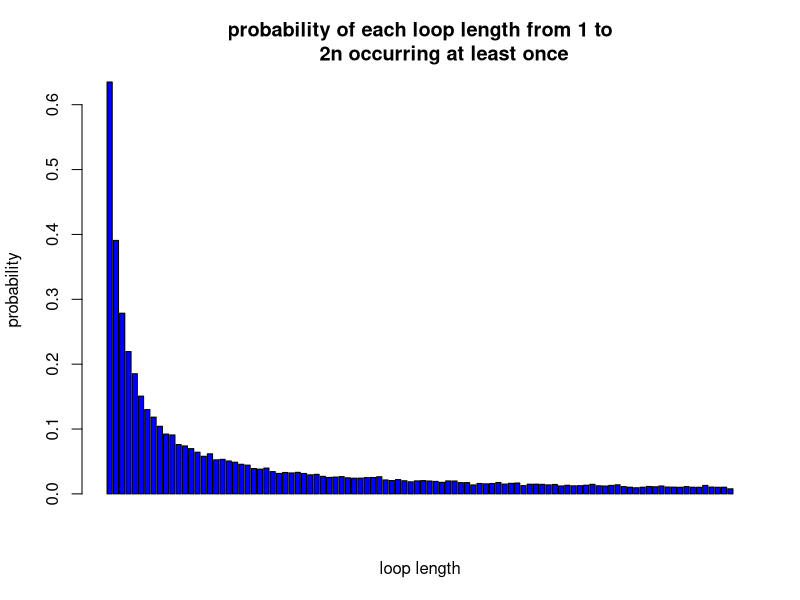

Source code (R):

#Aysu Ismayilova (s2295782)；Xiaoxian Zhang (s2287323)；Xiaolin Yan (s2326461)
# the link: https://github.com/EvelynYan123/Project_2.git
# Contributions: each of us contributed 1/3 of the job.

start <- Sys.time()#check running time

# Question 1
Pone <- function(n,k,strategy, nreps){ #A function to calculate the probability that one prisoner finds his number 
  #given n- number of tries(max number of boxes he can open), k-prisoner's number, the strategy and number of iterations
  N <- 2*n 
  results = rep(0,nreps)  #initialise vector of results
  if(strategy != 3){  #for strategies except strategy 3 (that is, 1 and 2)
    for(i in 1:nreps) {  #loop over nreps
      boxes = sample(1:N,N) #sample boxes
     #we have 2*n prisoners
      foundIt = 0 #initialise number of prisoners who found their numbers
      #loop over prisoners
        tries = 1
        if(strategy == 1){  #consider a strategy 1
          path = c(k) #keep track of the path of a prisoner
          inBox = boxes[k] # prisoner opens a box with his number
        }else if(strategy == 2){ #consider a strategy 2
          path = c(sample(1:N,1)) #sample random box  
          inBox = boxes[path]  #firstly prisoner opens a random box
        }
        while(tries <= n) { #prisoners can open at most n boxes
          path = c(path, inBox) 		#keep track of a path	 			
          if(inBox == k) { 	#check if the number inside of the box coincides with the prisoner's number		
            foundIt = foundIt + 1   #if yes then update foundIt
            break; 			} 
          else { 					
            inBox = boxes[inBox] 			} #if no, then follow this number in the next box
          tries = tries+1 		} 		 		#update number of tries
      
      results[i] = foundIt  #how many prisoners found their numbers
    }
  }else{ #strategy3
    for(i in 1:nreps) {
      inboxes <- sample(1:N,N)[1:n]  # we randomly choose n boxes with n cards in them
      results[i] <- match(k,inboxes) #check if the prisoner finds his number and repeat it nrep number of times and store each result in results[i]
                                     #if a prisoner finds his number it will be an integer, otherwise NA 
      results <- length(results[which(is.na(results)== FALSE)])#we count how many results are integers. In other words in nreps times of simulation how many times  
                                                               #a prisoner with number k found his number
    }       
  }
  
  prob = sum(results)/(nreps)
  
  return(prob)
}



# Question 2
Pall <- function(n, strategy, nreps){#A function to calculate the probability of all prisoners finding their numbers given #given n -number of tries(max of boxes they can open), the strategy and number of iterations
  N <- 2*n #number of prsioners
  results = rep(0,nreps) #initialising results to 0
  if(strategy != 3){ #consider a strategy different from 3, that is, strategies 1 and 2
    for(i in 1:nreps) { #loop over iterations
      boxes = sample(1:N,N) #sample boxes
      prisoners = 1:N #we have N prisoners
      foundIt = 0 #initialising number of prisoners who found their numbers to zero
      for(prisoner in prisoners) {#loop over all prisoners
        tries = 1 
        
        if(strategy == 1){ #consider strategy1
        path = c(prisoner) #keep track of a path of a prisoner
        inBox = boxes[prisoner] #prisoner opens the box with his number on it
        }else if(strategy == 2){ #consider strategy2
          path = c(sample(1:N,1)) #sample boxes
          inBox = boxes[path]#keep track of a path of a prisoner
        }
        
        while(tries <= n) { #while prisoner does not open at most n boxes
          path = c(path, inBox) #keep track of the path of a prisoner			 			
          if(inBox == prisoner) { 	#check if the card inside of a box coincides with the prisoner's number			
            foundIt = foundIt + 1 	#if yes, update	foundIt		
            break; 			} 
          else { 					
            inBox = boxes[inBox] 			} #if no, follow this number in the next box				
          tries = tries+1 		} 		#update tries 		
      }
      
      
      results[i] = foundIt #gives overall result of all prisoners who found their numbers 
    }
  }else{
    for(i in 1:nreps) {#loop over iterations
      prisoners <- 1:N #we have N prisoners
      temp <- numeric(N)#temporary
      
      for(j in prisoners){
        inboxes <- sample(1:N,N)[1:n]#we randomly choose n boxes with n cards in them
        temp[j] <- match(j,inboxes)#check if the jth prisoner finds his number and repeat it nreps times and store the result in temp
                                   #if the prisoner finds his number temp[j] will be an integer otherwise NA 
      }
      temp <- na.omit(temp) #drop all NA's 
      results[i] <- N-length(attributes(temp)$na.action) #N indicates the number of prisoners who did not find their number
                                                         #results shows how many prisoners found their numbers in ith simulation 
    }
    
    
  }
  
  prob = length(which(results==2*n))/nreps
  
  return(prob)
}


# Question 3
success_prob <- function(n,nreps){ 
  for (strategy in 1:3){ #loop over the strategies
    cat('In strategy', strategy,':',fill = TRUE)
    cat(" P(a single prisoner's success)=", {Pone(n,1,strategy,nreps)},fill = TRUE)
    cat(" P(all prisoners' success)=", {Pall(n,strategy,nreps)},fill = TRUE)
  }
}
success_prob(5,10000)
success_prob(50,10000)



# Question 4
# In case of n=50, in strategy 1, the probability of all prisoners getting free is roughly 31%, but in other two strategies, the probabilities that they will be free are 0.
# The probabilities of strategy 3 are almost 0 for all conditions.
# In case of smaller n, we have a lower probability when using strategy 2 than that of strategy 3 for all prisoners finding their numbers. 

# Question 5
dloop <- function(n, nreps){ #creating the function dloop that takes number of boxes and number of iterations
  count_0 = rep(0, n*2) # initialise vector of length 2*n
  
  for (reps in 1:nreps){ #loop over nreps
    count_1 = rep(0, n*2) #initialise vector counting length of a loop 
    boxes = sample(n*2,n*2) #sample boxes 
   
    
    iteration_num = c() #initialising vector of numbers we will perform iterations over
    for (k in 1:(2*n)){ #loop over 2*n boxes 
      cycles = c() 
      if ((k %in% iteration_num) == FALSE){  #check if k coincides with the numbers over which we perform iterations
        cycles = append(cycles, k) #if not then append this value to that loop
        next_box = boxes[k] #follow the prisoner's number in next box
        while (next_box != k){ #we append the next boxes to the cycle until in one of the boxes we find the prisoner's number
                               #if we find the number the cycle is closed and we are done
          cycles = append(cycles, next_box)  #add next box to the cycle
          next_box =boxes[next_box] 
        }
        count_1[length(cycles)]=count_1[length(cycles)]+1 # count  number of boxes in cycles
        iteration_num = append(iteration_num, cycles) 
      }
    }
    index_0 = grep(0, count_1)
    count_0[index_0]=count_0[index_0]+1
  }
  prob_0 <- count_0/nreps #probability of a non-repeated loops (0 time)
  prob_1 <- 1- prob_0 #probability of an each loop 1:2n at least once
  return(prob_1)
}



# Question 6
prob <- dloop(50, 10000) 
barplot(prob,ylab = 'probability',xlab = 'loop length',col = 'blue',main = 'probability of each loop length from 1 to
        2n occurring at least once') #displaying barplot of probabilities

no_loop_length_more_than_50 = 1-sum(prob[51:100])#probability that there is no loop length greater than 50 
no_loop_length_more_than_50


#Since the prisoner starts on the box of their own number they are, on the cycle that contains their card 

#By following the cycle around they will eventually end up at their card.

#The only issue is if prisoners can find their numbers before n boxes are opened.
#In fact, the maximum cycle length should be less than or equal to 50, and there can only be one cycle in any set that has a cycle greater than fifty and 
#after calculating the probability we get 0.319
# about 30 percent of the time, the length of the maximum chains formed will be less than 50 boxes and so all prisoners will be able to find their numbers before they open more than 50 boxes

end <- Sys.time()
runningtime <- end - start #running time of our whole code
cat(runningtime)
